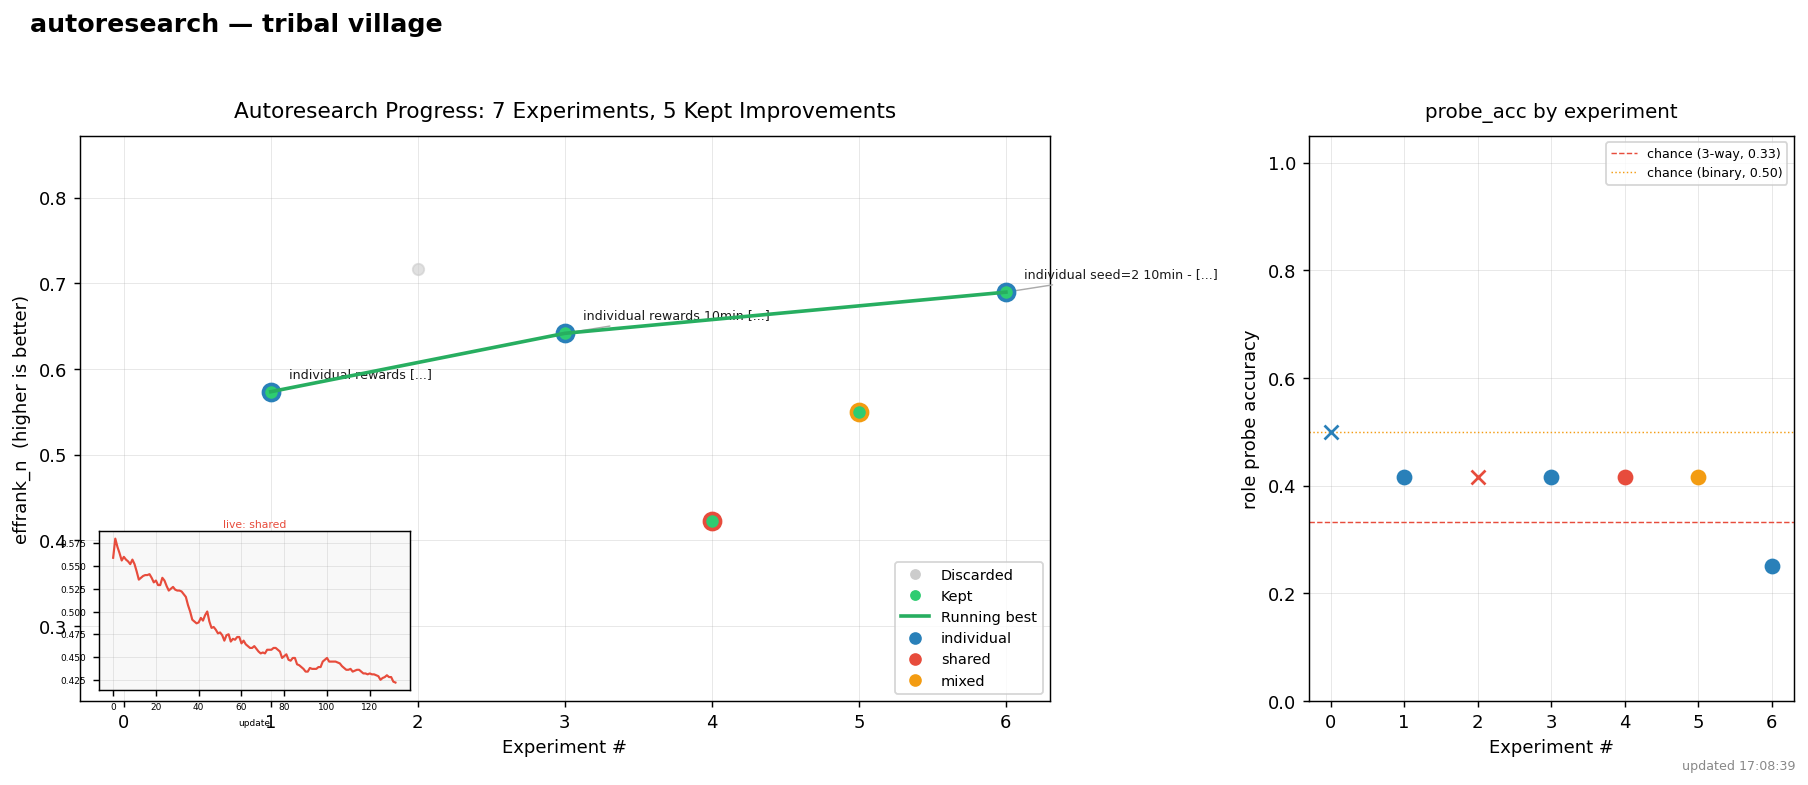

Reproduce this figure in Python.
"""
Autoresearch hillclimb plot — mirrors karpathy/autoresearch style.
Reads results.tsv and live run.log. Saves plot.png.

Usage:
  python plot.py              # render once
  python plot.py --watch      # re-render every 5s
"""
import argparse
import os
import re
import time
import textwrap

import matplotlib
matplotlib.use("Agg")
import matplotlib.pyplot as plt
import matplotlib.patheffects as pe
import numpy as np

REPO    = os.path.dirname(os.path.abspath(__file__))
RUN_LOG = os.path.join(REPO, "run.log")
TSV     = os.path.join(REPO, "results.tsv")
OUT     = os.path.join(REPO, "plot.png")

METRIC  = "effrank_n"   # higher is better
CHANCE  = 1/3           # probe_acc chance level for 3-way classification


def parse_tsv():
    rows = []
    if not os.path.exists(TSV):
        return rows
    with open(TSV) as f:
        lines = f.readlines()
    for line in lines[1:]:
        p = line.strip().split("\t")
        if len(p) < 6:
            continue
        try:
            rows.append({
                "commit":      p[0],
                "effrank_n":   float(p[1]),
                "probe_acc":   float(p[2]),
                "reward_type": p[3],
                "status":      p[4],
                "desc":        p[5],
            })
        except ValueError:
            continue
    return rows


def parse_live_run():
    """Return (reward_type, list of (update, effrank_n)) from run.log."""
    reward_type = "?"
    pts = []
    if not os.path.exists(RUN_LOG):
        return reward_type, pts
    with open(RUN_LOG) as f:
        for line in f:
            m = re.search(r"reward=(\w+)", line)
            if m:
                reward_type = m.group(1)
            m = re.match(r"update=(\d+).*effrank_n=([0-9.]+)", line)
            if m:
                pts.append((int(m.group(1)), float(m.group(2))))
    return reward_type, pts


def render(once=False):
    while True:
        rows = parse_tsv()
        live_reward, live_pts = parse_live_run()

        n_total = len(rows)
        n_kept  = sum(1 for r in rows if r["status"] == "keep")

        fig, axes = plt.subplots(1, 2, figsize=(14, 6),
                                 gridspec_kw={"width_ratios": [2, 1]})
        fig.patch.set_facecolor("#ffffff")

        # ── left panel: hillclimb ──────────────────────────────────────────
        ax = axes[0]
        ax.set_facecolor("#ffffff")

        COLOR_KEPT    = "#2ecc71"
        COLOR_DISCARD = "#cccccc"
        COLOR_BEST    = "#27ae60"
        REWARD_COLORS = {"individual": "#2980b9", "shared": "#e74c3c", "mixed": "#f39c12"}

        if rows:
            xs    = list(range(len(rows)))
            ys    = [r[METRIC] for r in rows]
            stati = [r["status"] for r in rows]

            # scatter all points
            for i, (x, y, s, r) in enumerate(zip(xs, ys, stati, rows)):
                rc = REWARD_COLORS.get(r["reward_type"], "#888888")
                if s == "keep":
                    ax.scatter(x, y, color=COLOR_KEPT, s=80, zorder=4,
                               edgecolors=rc, linewidths=2)
                else:
                    ax.scatter(x, y, color=COLOR_DISCARD, s=40, zorder=3,
                               alpha=0.6)

            # running best line through kept points
            best_x, best_y, best_rows = [], [], []
            cur_best = -np.inf
            for i, r in enumerate(rows):
                if r["status"] == "keep" and r[METRIC] > cur_best:
                    cur_best = r[METRIC]
                    best_x.append(i)
                    best_y.append(r[METRIC])
                    best_rows.append(r)

            if len(best_x) >= 1:
                # draw step line
                step_x = [best_x[0]]
                step_y = [best_y[0]]
                for bx, by in zip(best_x[1:], best_y[1:]):
                    step_x += [step_x[-1], bx]
                    step_y += [step_y[-1], by]
                ax.plot(step_x, step_y, color=COLOR_BEST, linewidth=2,
                        zorder=5, label="Running best")

                # labels on kept improvements
                for bx, by, br in zip(best_x, best_y, best_rows):
                    label = textwrap.shorten(br["desc"], width=32)
                    ax.annotate(
                        label, xy=(bx, by),
                        xytext=(10, 8), textcoords="offset points",
                        fontsize=7, color="#1a1a1a",
                        arrowprops=dict(arrowstyle="-", color="#aaaaaa", lw=0.8),
                    )

        # live run inset (current run progress)
        if live_pts:
            up  = [p[0] for p in live_pts]
            er  = [p[1] for p in live_pts]
            ax2 = ax.inset_axes([0.02, 0.02, 0.32, 0.28])
            ax2.set_facecolor("#f8f8f8")
            rc = REWARD_COLORS.get(live_reward, "#888888")
            ax2.plot(up, er, color=rc, linewidth=1.2)
            ax2.set_title(f"live: {live_reward}", fontsize=6, pad=2, color=rc)
            ax2.tick_params(labelsize=5)
            ax2.set_xlabel("update", fontsize=5)
            ax2.grid(True, linewidth=0.3, alpha=0.5)

        ax.set_title(
            f"Autoresearch Progress: {n_total} Experiments, {n_kept} Kept Improvements",
            fontsize=12, pad=10,
        )
        ax.set_xlabel("Experiment #", fontsize=10)
        ax.set_ylabel(f"{METRIC}  (higher is better)", fontsize=10)
        ax.grid(True, linewidth=0.4, alpha=0.4)
        if rows:
            all_y = [r[METRIC] for r in rows]
            pad = (max(all_y) - min(all_y)) * 0.3 + 0.05
            ax.set_ylim(max(0, min(all_y) - pad), max(all_y) + pad)

        # legend
        from matplotlib.lines import Line2D
        from matplotlib.patches import Patch
        handles = [
            Line2D([0], [0], marker="o", color="w", markerfacecolor=COLOR_DISCARD,
                   markersize=7, label="Discarded"),
            Line2D([0], [0], marker="o", color="w", markerfacecolor=COLOR_KEPT,
                   markersize=7, label="Kept"),
            Line2D([0], [0], color=COLOR_BEST, linewidth=2, label="Running best"),
        ]
        for rtype, rc in REWARD_COLORS.items():
            handles.append(Line2D([0], [0], marker="o", color="w",
                                  markerfacecolor=rc, markersize=6,
                                  markeredgecolor=rc, label=rtype))
        ax.legend(handles=handles, fontsize=8, loc="lower right")

        # ── right panel: probe_acc ─────────────────────────────────────────
        ax3 = axes[1]
        ax3.set_facecolor("#ffffff")
        if rows:
            for i, r in enumerate(rows):
                rc = REWARD_COLORS.get(r["reward_type"], "#888888")
                mk = "o" if r["status"] == "keep" else "x"
                ax3.scatter(i, r["probe_acc"], color=rc, marker=mk, s=60, zorder=3)
            ax3.axhline(0.333, color="#e74c3c", linewidth=0.8, linestyle="--",
                        label="chance (3-way, 0.33)")
            ax3.axhline(0.500, color="#f39c12", linewidth=0.8, linestyle=":",
                        label="chance (binary, 0.50)")
            ax3.set_ylim(0, 1.05)
        ax3.set_title("probe_acc by experiment", fontsize=11, pad=10)
        ax3.set_xlabel("Experiment #", fontsize=10)
        ax3.set_ylabel("role probe accuracy", fontsize=10)
        ax3.grid(True, linewidth=0.4, alpha=0.4)
        ax3.legend(fontsize=7)

        fig.suptitle("autoresearch — tribal village", fontsize=14,
                     fontweight="bold", x=0.02, ha="left")
        fig.text(0.99, 0.01, f"updated {time.strftime('%H:%M:%S')}",
                 ha="right", fontsize=7, color="#888888")

        plt.tight_layout(rect=[0, 0, 1, 0.95])
        plt.savefig(OUT, dpi=130, bbox_inches="tight")
        plt.close(fig)
        print(f"[plot] {OUT}  ({n_total} experiments, {n_kept} kept)", flush=True)

        if once:
            break
        time.sleep(5)


if __name__ == "__main__":
    p = argparse.ArgumentParser()
    p.add_argument("--watch", action="store_true")
    render(once=not p.parse_args().watch)
